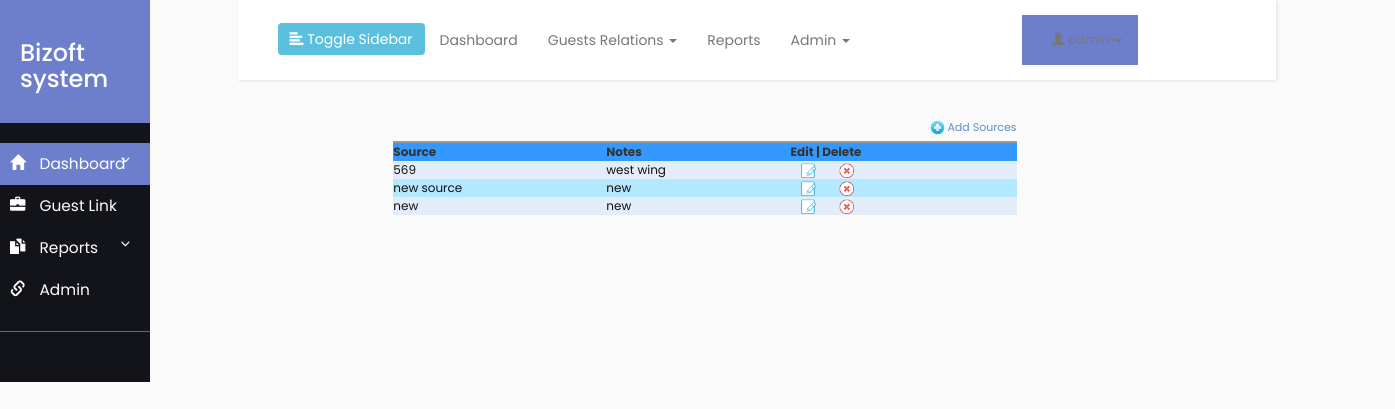
Page /sources.php (signed in) on the committed database.
### tables this page shows
CREATE TABLE IF NOT EXISTS `sources` (
  `src_id` int(100) NOT NULL AUTO_INCREMENT,
  `source_name` varchar(200) NOT NULL,
  `notes` varchar(200) NOT NULL,
  PRIMARY KEY (`src_id`),
  UNIQUE KEY `source_name` (`source_name`)
);

### sources.php (the view, shortened to what this page needs)
<?php
require_once("db.php");
$sql = "SELECT * FROM sources ORDER BY src_id DESC";
$result = mysqli_query($conn,$sql);
?>
<html>
<head>
<link rel="stylesheet" type="text/css" href="styles.css" />
</head>
<body>
	<div class="row">
		<div class="col-sm-2">
			<?php include_once 'sidebar.php';?>
		</div>
		<div class="col-sm-9" style="align-content: center;">
			<?php include_once 'header.php' ;?>
			<form name="frmUser" method="post" action="">
<div style="width: 35%px; align-content: center; margin-left: 15%; margin-right: 25%">
<div align="right" style="padding-bottom:5px;"><a href="add_sources.php" class="link"><img alt='Add' title='Add' src='images/add.png' width='15px' height='15px'/> Add Sources</a></div>
<table border="0" cellpadding="10" cellspacing="1" width="100%" class="tblListForm">
<tr class="listheader">
<td>Source</td>
<td>Notes</td>
<td>Edit | Delete</td>
</tr>
<?php
$i=0;
while($row = mysqli_fetch_array($result)) {
if($i%2==0)
$classname="evenRow";
else
$classname="oddRow";
?>
<tr class="<?php if(isset($classname)) echo $classname;?>">
<td><?php echo $row["source_name"]; ?></td>
<td><?php echo $row["notes"]; ?></td>
<td><a href="edit_sources.php?src_id=<?php echo $row["src_id"]; ?>" class="link"><img alt='Edit' title='Edit' src='images/edit.png' width='15px' height='15px' hspace='10' /></a>  <a href="delete_sources.php?src_id=<?php echo $row["src_id"]; ?>"  class="link"><img alt='Delete' title='Delete' src='images/delete.png' width='15px' height='15px'hspace='10' /></a></td>
</tr>
<?php
$i++;
}
?>
</table>
</form>
</div>
		</div>
</body>
</html>

### styles.css (style rules this page uses)
body { margin-left: 20px; }
.evenRow { background-color: #E2EDF9; font-size:12px; color:#101010; }
.oddRow { background-color: #B3E8FF; font-size:12px; color:#101010; }
.tblListForm { border-top:2px #999999 solid; }
.listheader { background-color:#3399FF; font-size:12px; font-weight:bold; }
.link { text-decoration:none; color:#5e8fc7; font-size:11px; }

### style4.css (style rules this page uses)
body { font-family: 'Poppins', sans-serif; background: #fafafa; }
a, a:hover, a:focus { color: inherit; text-decoration: none; transition: all 0.3s; }

### rows in the picture
sources: source_name "569", notes "west wing"
sources: source_name "new source", notes "new"
sources: source_name "new", notes "new"
